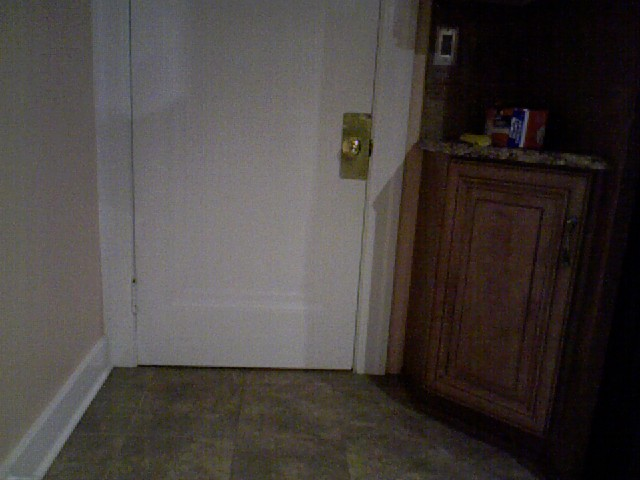
#> input picture testing/image00001.png, 640 x 480 px
$ jupyter execute --allow-errors test_image.ipynb   (shell and % lines are left out)
#> lines starting #> are read from the running program, lines starting #| are printed output that depends on the picture
### config.py
"""Mask R-CNN Base Configurations class.

Copyright (c) 2017 Matterport, Inc. Licensed under the MIT License (see
LICENSE for details) Written by Waleed Abdulla
"""

import math

import numpy as np


# Base Configuration Class
# Don't use this class directly. Instead, sub-class it and override
# the configurations you need to change.

class Config(object):
    """Base configuration class.

    For custom configurations, create a sub-class that inherits from
    this one and override properties that need to be changed.
    """
    # Name the configurations. For example, 'COCO', 'Experiment 3', ...etc.
    # Useful if your code needs to do things differently depending on which
    # experiment is running.
    NAME = None  # Override in sub-classes

    # representing channels (depth) of input data
    MODE = 'RGB'

    # NUMBER OF GPUs to use. For CPU training, use 1
    GPU_COUNT = 1

    # Number of images to train with on each GPU. A 12GB GPU can typically
    # handle 2 images of 1024x1024px.
    # Adjust based on your GPU memory and image sizes. Use the highest
    # number that your GPU can handle for best performance.
    IMAGES_PER_GPU = 2

    # Number of training steps per epoch
    # This doesn't need to match the size of the training set. Tensorboard
    # updates are saved at the end of each epoch, so setting this to a
    # smaller number means getting more frequent TensorBoard updates.
    # Validation stats are also calculated at each epoch end and they
    # might take a while, so don't set this too small to avoid spending
    # a lot of time on validation stats.
    STEPS_PER_EPOCH = 1000

    # Number of validation steps to run at the end of every training epoch.
    # A bigger number improves accuracy of validation stats, but slows
    # down the training.
    VALIDATION_STEPS = 50

    # Backbone network architecture
    # Supported values are: resnet50, resnet101
    BACKBONE = 'resnet101'

    # The strides of each layer of the FPN Pyramid. These values
    # are based on a Resnet101 backbone.
    BACKBONE_STRIDES = [4, 8, 16, 32, 64]

    # Number of classification classes (including background)
    NUM_CLASSES = 1  # Override in sub-classes

    # Length of square anchor side in pixels
    RPN_ANCHOR_SCALES = (32, 64, 128, 256, 512)

    # Ratios of anchors at each cell (width/height)
    # A value of 1 represents a square anchor, and 0.5 is a wide anchor
    RPN_ANCHOR_RATIOS = [0.5, 1, 2]

    # Anchor stride
    # If 1 then anchors are created for each cell in the backbone feature map.
    # If 2, then anchors are created for every other cell, and so on.
    RPN_ANCHOR_STRIDE = 1

    # Non-max suppression threshold to filter RPN proposals.
    # You can reduce this during training to generate more propsals.
    RPN_NMS_THRESHOLD = 0.7

    # How many anchors per image to use for RPN training
    RPN_TRAIN_ANCHORS_PER_IMAGE = 256

    # ROIs kept after non-maximum supression (training and inference)
    POST_NMS_ROIS_TRAINING = 2000
    POST_NMS_ROIS_INFERENCE = 1000

    # If enabled, resizes instance masks to a smaller size to reduce
    # memory load. Recommended when using high-resolution images.
    USE_MINI_MASK = True
    MINI_MASK_SHAPE = (56, 56)  # (height, width) of the mini-mask

    # Input image resing
    # Images are resized such that the smallest side is >= IMAGE_MIN_DIM and
    # the longest side is <= IMAGE_MAX_DIM. In case both conditions can't
    # be satisfied together the IMAGE_MAX_DIM is enforced.
    IMAGE_MIN_DIM = 800
    IMAGE_MAX_DIM = 1024
    # If True, pad images with zeros such that they're (max_dim by max_dim)
    IMAGE_PADDING = True  # currently, the False option is not supported

    # Image mean (RGB)
    MEAN_PIXEL = np.array([123.7, 116.8, 103.9])

    # Number of ROIs per image to feed to classifier/mask heads
    # The Mask RCNN paper uses 512 but often the RPN doesn't generate
    # enough positive proposals to fill this and keep a positive:negative
    # ratio of 1:3. You can increase the number of proposals by adjusting
    # the RPN NMS threshold.
    TRAIN_ROIS_PER_IMAGE = 200

    # Percent of positive ROIs used to train classifier/mask heads
    ROI_POSITIVE_RATIO = 0.33

    # Pooled ROIs
    POOL_SIZE = 7
    MASK_POOL_SIZE = 14
    MASK_SHAPE = [28, 28]

    # Maximum number of ground truth instances to use in one image
    MAX_GT_INSTANCES = 100

    # Bounding box refinement standard deviation for RPN and final detections.
    RPN_BBOX_STD_DEV = np.array([0.1, 0.1, 0.2, 0.2])
    BBOX_STD_DEV = np.array([0.1, 0.1, 0.2, 0.2])

    # Max number of final detections
    DETECTION_MAX_INSTANCES = 100

    # Minimum probability value to accept a detected instance
    # ROIs below this threshold are skipped
    DETECTION_MIN_CONFIDENCE = 0.7

    # Non-maximum suppression threshold for detection
    DETECTION_NMS_THRESHOLD = 0.3

    # Learning rate and momentum
    # The Mask RCNN paper uses lr=0.02, but on TensorFlow it causes
    # weights to explode. Likely due to differences in optimzer
    # implementation.
    LEARNING_RATE = 0.001
    LEARNING_MOMENTUM = 0.9

    # Weight decay regularization
    WEIGHT_DECAY = 0.0001

    # Use RPN ROIs or externally generated ROIs for training
    # Keep this True for most situations. Set to False if you want to train
    # the head branches on ROI generated by code rather than the ROIs from
    # the RPN. For example, to debug the classifier head without having to
    # train the RPN.
    USE_RPN_ROIS = True

    def __init__(self):
        """Set values of computed attributes."""
        # Effective batch size
        self.BATCH_SIZE = self.IMAGES_PER_GPU * self.GPU_COUNT

        # Input image size
        self.IMAGE_SHAPE = np.array(
            [self.IMAGE_MAX_DIM, self.IMAGE_MAX_DIM, len(self.MODE)])

        # Compute backbone size from input image size
        self.BACKBONE_SHAPES = np.array(
            [[int(math.ceil(self.IMAGE_SHAPE[0] / stride)),
              int(math.ceil(self.IMAGE_SHAPE[1] / stride))]
             for stride in self.BACKBONE_STRIDES])

    # [7 lines left out: function display, not called in this run]

### testing/test_image.ipynb
[cell 1]
import os, sys
import time
import matplotlib
import matplotlib.pyplot as plt
import numpy as np
import skimage.io

parentPath = os.path.abspath("..")
if parentPath not in sys.path:
    sys.path.insert(0, parentPath)

#> (the rest of this cell did not finish here and is left out)

[cell 2]
from instance_segmentation.object_config import Config

class InferenceConfig(Config):
    MODE = 'RGBD'
    MEAN_PIXEL = np.array([123.7, 116.8, 103.9, 1220.7])

inference_config = InferenceConfig()
# Recreate the model in inference mode
#> (the rest of this cell did not finish here and is left out)

[cell 3]
IMAGE_DIR = 'image00001.png'
DEPTH_DIR = 'depth00001.png'

image = depth = skimage.io.imread(IMAGE_DIR)
#> image is the input picture: shape (480, 640, 3); mean R, G, B 70.9, 65.2, 62.5
depth = skimage.io.imread(DEPTH_DIR)
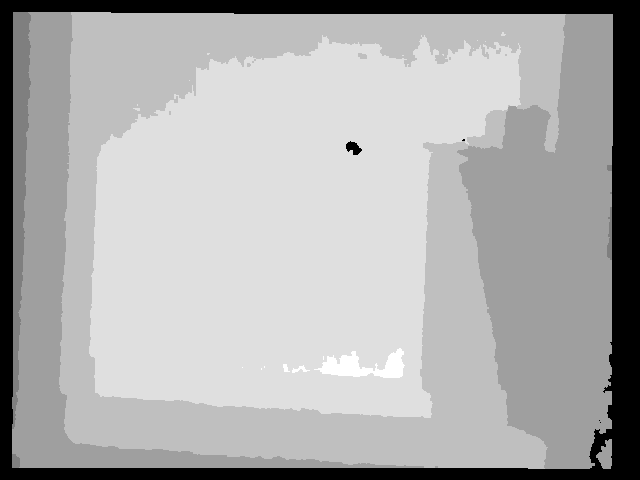
#> input picture testing/depth00001.png, 640 x 480 px
#> depth is the input picture: shape (480, 640) uint16; min 0, max 2078, mean 1501.8
rgbd = np.dstack((image, depth))
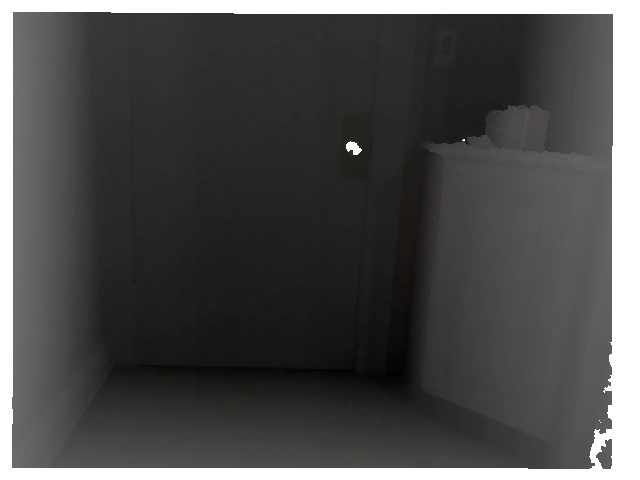
#> rgbd: shape (480, 640, 4) uint16; mean R, G, B, A 70.9, 65.2, 62.5, 1501.8; transparent parts drawn white

start = time.clock()
#> (the rest of this cell did not finish here and is left out)
